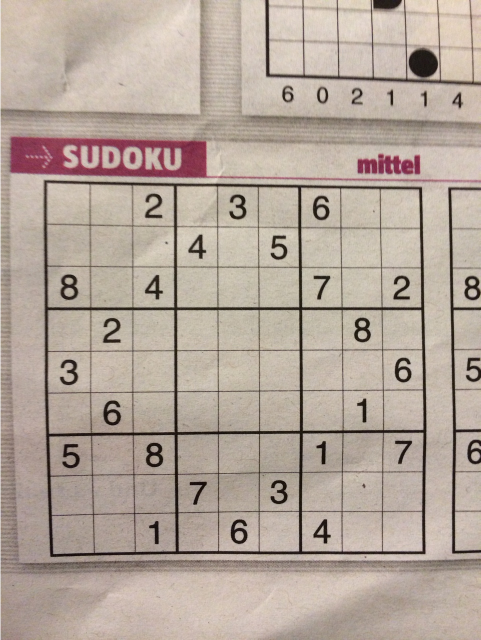
#> input picture Flask-Server/Sudoku_Solver/sudoku/sudoku_12.jpg, 961 x 1280 px, found by its file name (shown at 1/2 size)
$ python BasicApproach.py
#> lines starting #> are read from the running program, lines starting #| are printed output that depends on the picture; after the words box and inside, x2 and y2 are one past the last pixel; in counts of white or black regions, pixels touching at a corner belong together
import cv2
import numpy as np
from matplotlib import pyplot as plt
import scipy.ndimage
from scipy import ndimage
from config import ROOT_DIR

class SudokuSolver:
    def __init__(self, image):
        """
        :param image: colored image read using cv2.imread
        """
        self.__originalImg = image

    def __applyThresolding(self, image):
        """
        :param image: colored image
        :return: grayscale image,binary image
        """
        grayscal = cv2.cvtColor(image, cv2.COLOR_BGR2GRAY)
        filtered = cv2.bilateralFilter(grayscal, 1, 195, 195)
        # img = cv2.medianBlur(img, 1)
        binary = cv2.adaptiveThreshold(grayscal, 255, cv2.ADAPTIVE_THRESH_GAUSSIAN_C,
                                       cv2.THRESH_BINARY_INV, 19, 2)
        return 255-filtered, binary

    def __getSudokuBoundry(self, contours):
        """
        :param contours: array of contour found using cv2.findContours
        :return: counter of sudoku boundry , 4 endpoints
        """
        ans, max_area, endpoints = [], 0, np.array([])
        for curr in contours:
            currArea = cv2.contourArea(curr)
            if currArea > 1000:
                peri = cv2.arcLength(curr, True)
                approx = cv2.approxPolyDP(curr, 0.01 * peri, True)
                if approx.shape[0] == 4 and currArea > max_area:
                    ans = [curr]
                    max_area, endpoints = currArea, approx

        def reorderPoints(points):
            try:
                points = points.reshape((4, 2))
            except:
                return points
            points = points[points[:, 1].argsort()]
            points[:2] = points[:2][points[:2, 0].argsort()]
            points[2:4] = points[2:4][points[2:4, 0].argsort()]
            return points

        return ans, reorderPoints(endpoints)

    def __cutSudokuFromImg(self, img, points):
        """
        :param img: Binary Image of Sudoku
        :param points: 4 endpoints of Sudoku
        :return: cropped grid from image
        """
        pts1 = np.float32(points)
        pts2 = np.float32([[0, 0], [549, 0], [0, 549], [549, 549]])
        M = cv2.getPerspectiveTransform(pts1, pts2)
        dst = cv2.warpPerspective(img, M, (549, 549))

        return dst

    def __displayBoxes(self, boxes):
        """
        :param boxes: numpy array of 81 boxes
        """
        img_digits=[]
        for i in range(9):
            for j in range(9):
                plt.subplot(9, 9, i * 9 + j + 1)
                box = boxes[i * 9 + j]

                a,box=cv2.threshold(box,130,255,cv2.THRESH_BINARY)
                # print(box)
                box = box[7:len(box) - 9, 10:len(box) - 10]
                box1 = np.zeros((box.shape[0], box.shape[1]), np.uint8)
                box2 = np.zeros((70, 70), np.uint8)

                box = cv2.bitwise_or(box1, box)
                box2[12:12 + box.shape[0], 17:17 + box.shape[1]] = box
                kernel = np.ones((2, 2), np.uint8)
                box2 = cv2.dilate(box2, kernel, iterations=1)
                img_digits.append(
                    cv2.resize(box2, (28, 28), interpolation=cv2.INTER_NEAREST).reshape(28, 28, 1))
                plt.imshow(box2, 'gray')
                plt.xticks([]), plt.yticks([])
        plt.show()

    def __gridToBoxes(self, grid):
        """
        :param grid: Binary Image of Sudoku grid
        :return: array of 81 boxes extracted from grid
        """

        def fillHolesContr(box1):
            box = box1.copy()
            contr, _ = cv2.findContours(box, cv2.RETR_CCOMP, cv2.CHAIN_APPROX_SIMPLE)
            for cnt in contr:
                if cv2.contourArea(cnt) < 100:
                    cv2.drawContours(box, [cnt], -1, 0, -1)
            return box

        def fillHolesMorpho(box):
            kernel = np.ones((3, 3), np.uint8)
            return cv2.morphologyEx(box, cv2.MORPH_OPEN, kernel)

        rows, boxes = np.vsplit(grid, 9), []
        for r in rows:
            cols = np.hsplit(r, 9)
            for c in cols:
                c = fillHolesContr(c)
                boxes.append(c)

        return np.array(boxes)

    def __displayImg(self, imges):
        for img in imges:
            cv2.imshow(img[0], img[1])
        cv2.waitKey(0)

    def solveSudoku(self):

        grayImg, binaryImg = self.__applyThresolding(self.__originalImg)
        contours, _ = cv2.findContours(binaryImg, cv2.RETR_LIST, cv2.CHAIN_APPROX_SIMPLE)
        boundry, endpoints = self.__getSudokuBoundry(contours)
        grayImg = self.__cutSudokuFromImg(grayImg, endpoints)
        boxes = self.__gridToBoxes(grayImg)
        self.__displayBoxes(boxes)

if __name__ == '__main__':
    colorImg = cv2.imread(ROOT_DIR+'Flask-Server/Sudoku_Solver/Sudoku/sudoku_12.jpg')
#> colorImg is the input picture: shape (1280, 961, 3); mean B, G, R 155.1, 166.1, 180.1
    solver = SudokuSolver(colorImg)
    solver.solveSudoku()
#> in __applyThresolding, `binary = cv2.adaptiveThreshold(grayscal, 255, cv2.ADAPTIVE_THRESH_GAUS..`:
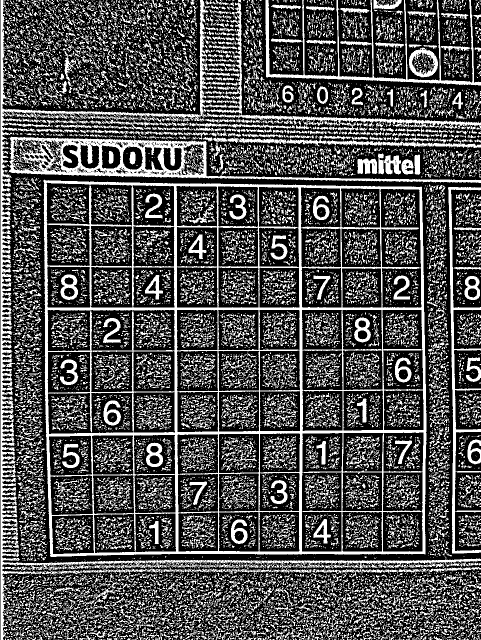
#> binary: shape (1280, 961) (shown at 1/2 size); 31.7% white; 17340 white regions (13936 under 20 px)
#> in solveSudoku, `grayImg, binaryImg = self.__applyThresolding(self.__originalImg)`:
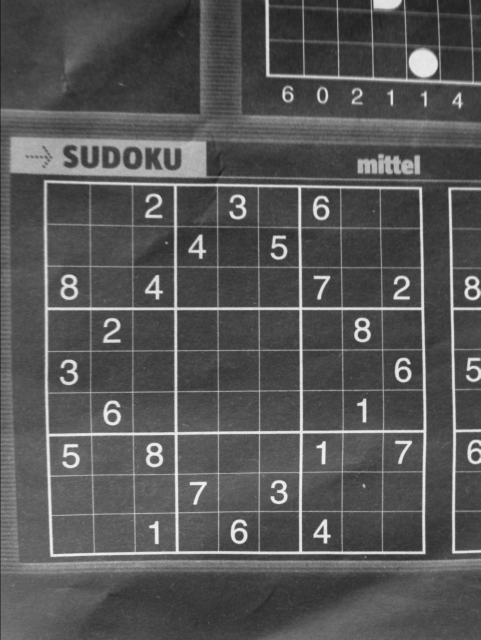
#> grayImg: shape (1280, 961) (shown at 1/2 size); min 22, max 242, mean 86.4
#> in solveSudoku, `contours, _ = cv2.findContours(binaryImg, cv2.RETR_LIST, cv2.CHAIN_APP..`: contours = 20019 contours, 18120 with area under 20; largest, box (x1, y1, x2, y2) and area: (87, 359, 853, 1114) 560038, (1, 0, 961, 1280) 34110, (14, 273, 961, 366) 30056, (94, 619, 350, 703) 20293, (760, 377, 844, 616) 18184
#> the loop in __getSudokuBoundry, `for curr in contours:` made 20019 passes
#> (currArea, peri) on pass 3488: (1498.5, 841.4)
#> after the loop in __getSudokuBoundry, `for curr in contours:`: ans = 1 contour; box (x1, y1, x2, y2) and area: (87, 359, 853, 1114) 560038; endpoints = [[87, 360], [101, 1113], [850, 1108], [842, 373]]; max_area = 560038
#> in reorderPoints, `points = points.reshape((4, 2))`: points = [[87, 360], [101, 1113], [850, 1108], [842, 373]]
#> in reorderPoints, `points = points[points[:, 1].argsort()]`: points = [[87, 360], [842, 373], [850, 1108], [101, 1113]]
#> in solveSudoku, `boundry, endpoints = self.__getSudokuBoundry(contours)`: boundry has the same summary as ans in __getSudokuBoundry; endpoints = [[87, 360], [842, 373], [101, 1113], [850, 1108]]
#> in __cutSudokuFromImg, `M = cv2.getPerspectiveTransform(pts1, pts2)`: M = [[0.706, -0.0131, -56.66], [-0.0124, 0.719, -257.8], [-3.14e-05, -9.56e-06, 1]]
#> in __cutSudokuFromImg, `dst = cv2.warpPerspective(img, M, (549, 549))`:
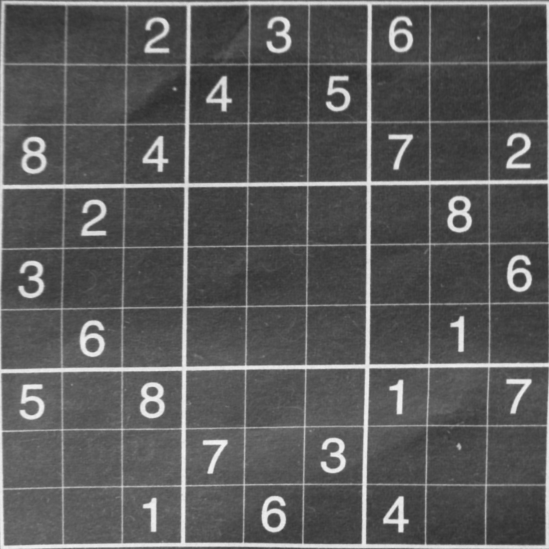
#> dst: shape (549, 549); min 43, max 241, mean 90.1
#> in __gridToBoxes, `rows, boxes = np.vsplit(grid, 9), []`: boxes = []
#> the loop in __gridToBoxes, `for r in rows:` made 9 passes
#> pass 1, in fillHolesContr (call 3), `box = box1.copy()`:
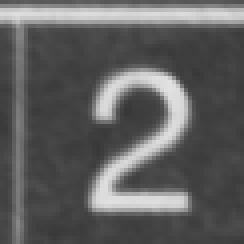
#> box: shape (61, 61) (shown 4 times larger); min 56, max 226, mean 95.6
#> pass 1, in fillHolesContr (call 4), `box = box1.copy()`:
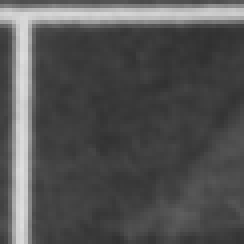
#> box: shape (61, 61) (shown 4 times larger); min 48, max 223, mean 82.4
#> after the loop in __gridToBoxes, `for r in rows:`:
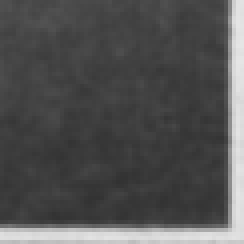
#> c: shape (61, 61) (shown 4 times larger); min 50, max 229, mean 81.6
#> after the loop in __gridToBoxes, `for r in rows:`: boxes = 81 items
#> after the loop in __displayBoxes, `for i in range(9):`: box1: shape (45, 41); every value is 0
#> after the loop in __displayBoxes, `for i in range(9):`: box2: shape (70, 70); every value is 0
#> in __displayBoxes, `plt.show()`:
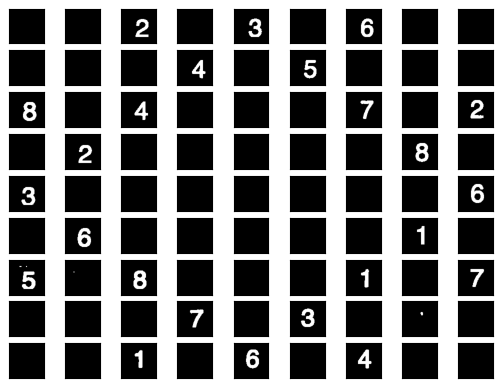
#> figure drawn by matplotlib, 81 panels

$ run again, with Flask-Server/Sudoku_Solver/sudoku/sudoku_1.jpg copied over Flask-Server/Sudoku_Solver/sudoku/sudoku_12.jpg
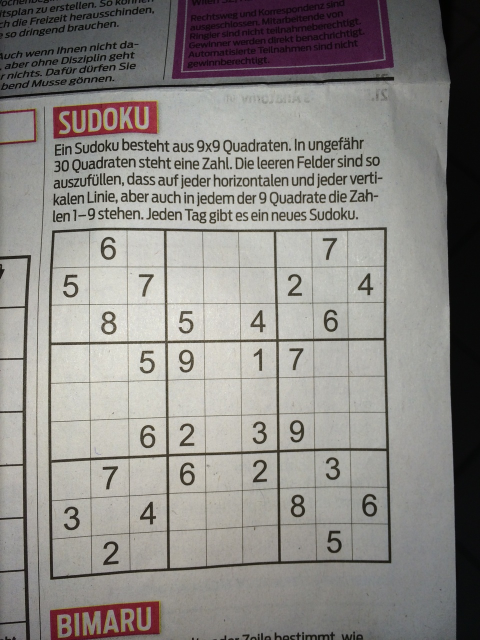
#> input picture Flask-Server/Sudoku_Solver/sudoku/sudoku_1.jpg, 960 x 1280 px, found by its file name (shown at 1/2 size)
#> colorImg is the input picture: shape (1280, 960, 3); mean B, G, R 132.4, 135.8, 138.9
#> in __applyThresolding, `binary = cv2.adaptiveThreshold(grayscal, 255, cv2.ADAPTIVE_THRESH_GAUS..`:
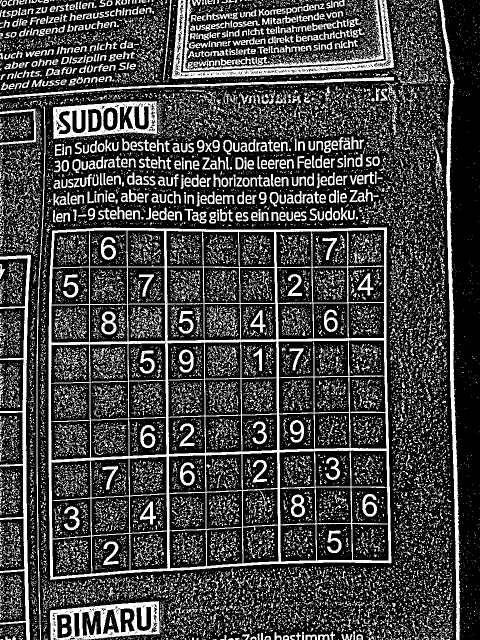
#> binary: shape (1280, 960) (shown at 1/2 size); 25.8% white; 20733 white regions (18305 under 20 px)
#> contours = 22233 contours, 20938 with area under 20; largest, box (x1, y1, x2, y2) and area: (96, 454, 783, 1160) 459426, (100, 1202, 320, 1280) 13658, (106, 202, 315, 278) 12686, (343, 0, 788, 158) 9206, (877, 0, 922, 1280) 7960
#> the loop in __getSudokuBoundry, `for curr in contours:` made 22233 passes
#> (currArea, peri, max_area, endpoints) on pass 1576: (13658, 657, 13658, [[317, 1202], [102, 1220], [101, 1279], [318, 1268]])
#> after the loop in __getSudokuBoundry, `for curr in contours:`: ans = 1 contour; box (x1, y1, x2, y2) and area: (96, 454, 783, 1160) 459426; endpoints = [[772, 454], [104, 461], [101, 1159], [782, 1125]]; max_area = 459426
#> in reorderPoints, `points = points.reshape((4, 2))`: points = [[772, 454], [104, 461], [101, 1159], [782, 1125]]
#> in reorderPoints, `points = points[points[:, 1].argsort()]`: points = [[772, 454], [104, 461], [782, 1125], [101, 1159]]
#> in solveSudoku, `boundry, endpoints = self.__getSudokuBoundry(contours)`: boundry has the same summary as ans in __getSudokuBoundry; endpoints = [[104, 461], [772, 454], [101, 1159], [782, 1125]]
#> M = [[0.797, 0.00342, -84.43], [0.00847, 0.808, -373.5], [-5.66e-05, 2.87e-05, 1]]
#> in __gridToBoxes, `rows, boxes = np.vsplit(grid, 9), []`: boxes = []
#> the loop in __gridToBoxes, `for r in rows:` made 9 passes
#> after the loop in __gridToBoxes, `for r in rows:`:
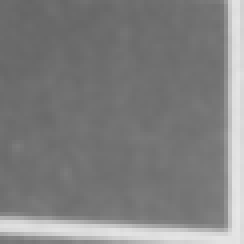
#> c: shape (61, 61) (shown 4 times larger); min 102, max 231, mean 127.3
#> after the loop in __gridToBoxes, `for r in rows:`: boxes = 81 items

$ run again, with Flask-Server/Sudoku_Solver/sudoku/sudoku_10.jpg copied over Flask-Server/Sudoku_Solver/sudoku/sudoku_12.jpg
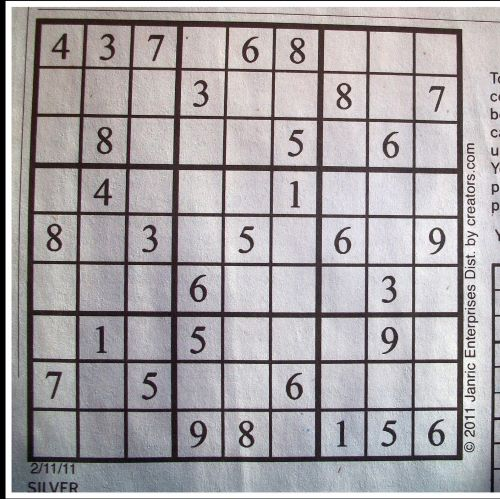
#> input picture Flask-Server/Sudoku_Solver/sudoku/sudoku_10.jpg, 500 x 499 px, found by its file name
#> colorImg is the input picture: shape (499, 500, 3); mean B, G, R 165.6, 162.9, 167.5
#> in __applyThresolding, `binary = cv2.adaptiveThreshold(grayscal, 255, cv2.ADAPTIVE_THRESH_GAUS..`:
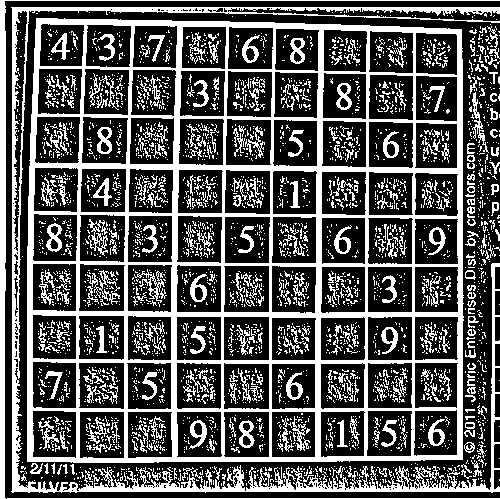
#> binary: shape (499, 500); 33.2% white; 3221 white regions (2875 under 20 px)
#> contours = 3757 contours, 3467 with area under 20; largest, box (x1, y1, x2, y2) and area: (27, 18, 464, 463) 189732, (11, 7, 500, 493) 9984, (0, 0, 500, 499) 2253, (78, 263, 126, 312) 2122, (224, 216, 271, 264) 2122
#> the loop in __getSudokuBoundry, `for curr in contours:` made 3757 passes
#> (currArea, peri, max_area, endpoints) on passes 695, 698, 699, 1873, 1877: (2022, 177.7, 2022, [[272, 411], [315, 412], [314, 457], [271, 456]]), (2049.5, 181.9, 2049.5, [[127, 412], [171, 411], [172, 456], [128, 458]]), (2104, 183.3, 2104, [[80, 411], [124, 412], [123, 458], [79, 457]]), (2122, 184.5, 2122, [[223, 266], [268, 265], [269, 311], [224, 312]]), (2122.5, 185.9, 2122.5, [[80, 263], [125, 265], [123, 311], [78, 310]])
#> after the loop in __getSudokuBoundry, `for curr in contours:`: ans = 1 contour; box (x1, y1, x2, y2) and area: (27, 18, 464, 463) 189732; endpoints = [[36, 18], [27, 461], [462, 459], [461, 29]]; max_area = 189732.5
#> in reorderPoints, `points = points.reshape((4, 2))`: points = [[36, 18], [27, 461], [462, 459], [461, 29]]
#> in reorderPoints, `points = points[points[:, 1].argsort()]`: points = [[36, 18], [461, 29], [462, 459], [27, 461]]
#> in solveSudoku, `boundry, endpoints = self.__getSudokuBoundry(contours)`: boundry has the same summary as ans in __getSudokuBoundry; endpoints = [[36, 18], [461, 29], [27, 461], [462, 459]]
#> M = [[1.25, 0.0254, -45.51], [-0.0328, 1.27, -21.61], [-7e-05, 5.18e-05, 1]]
#> in __gridToBoxes, `rows, boxes = np.vsplit(grid, 9), []`: boxes = []
#> the loop in __gridToBoxes, `for r in rows:` made 9 passes
#> after the loop in __gridToBoxes, `for r in rows:`: boxes = 81 items
#> after the loop in __displayBoxes, `for i in range(9):`:
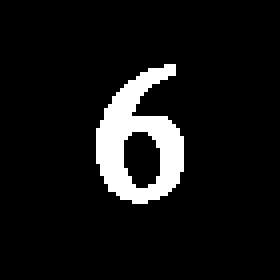
#> box2: shape (70, 70) (shown 4 times larger); 8.1% white; 1 white region, box (x1, y1, x2, y2) and area: (24, 16, 46, 51) 399
